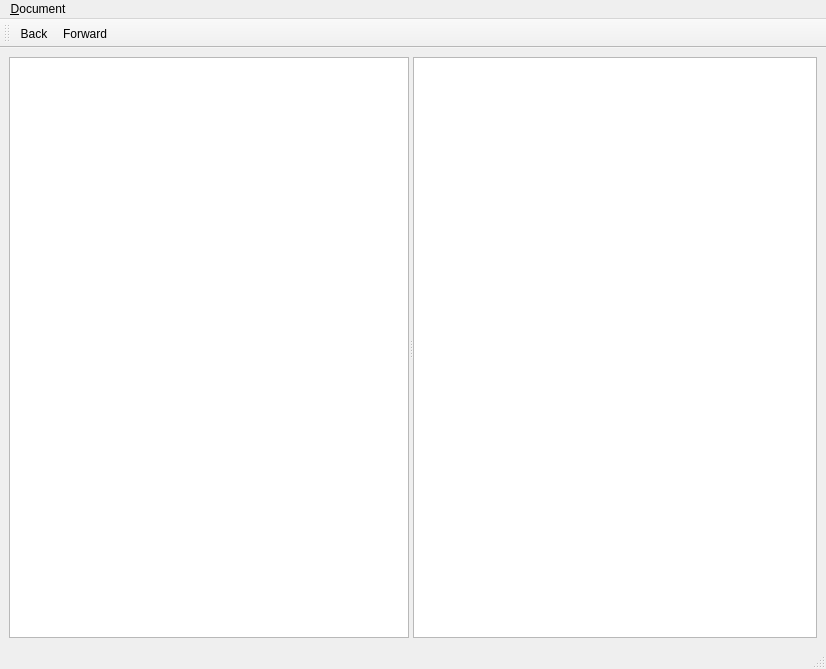
<ui version="4.0" >
 <class>HelpBrowser</class>
 <widget class="QMainWindow" name="HelpBrowser" >
  <property name="geometry" >
   <rect>
    <x>0</x>
    <y>0</y>
    <width>826</width>
    <height>669</height>
   </rect>
  </property>
  <property name="windowTitle" >
   <string>Sqliteman Help</string>
  </property>
  <widget class="QWidget" name="centralwidget" >
   <layout class="QGridLayout" >
    <property name="margin" >
     <number>9</number>
    </property>
    <property name="spacing" >
     <number>6</number>
    </property>
    <item row="0" column="0" >
     <widget class="QSplitter" name="splitter" >
      <property name="orientation" >
       <enum>Qt::Horizontal</enum>
      </property>
      <widget class="QTextBrowser" name="menuBrowser" >
       <property name="minimumSize" >
        <size>
         <width>200</width>
         <height>0</height>
        </size>
       </property>
       <property name="maximumSize" >
        <size>
         <width>400</width>
         <height>16777215</height>
        </size>
       </property>
      </widget>
      <widget class="QTextBrowser" name="textBrowser" >
       <property name="openExternalLinks" >
        <bool>true</bool>
       </property>
      </widget>
     </widget>
    </item>
   </layout>
  </widget>
  <widget class="QMenuBar" name="menubar" >
   <property name="geometry" >
    <rect>
     <x>0</x>
     <y>0</y>
     <width>826</width>
     <height>35</height>
    </rect>
   </property>
   <widget class="QMenu" name="menu_Document" >
    <property name="title" >
     <string>&amp;Document</string>
    </property>
    <addaction name="actionBack" />
    <addaction name="actionForward" />
    <addaction name="separator" />
    <addaction name="action_Close" />
   </widget>
   <addaction name="menu_Document" />
  </widget>
  <widget class="QStatusBar" name="statusbar" />
  <widget class="QToolBar" name="toolBar" >
   <property name="orientation" >
    <enum>Qt::Horizontal</enum>
   </property>
   <attribute name="toolBarArea" >
    <number>4</number>
   </attribute>
   <addaction name="actionBack" />
   <addaction name="actionForward" />
  </widget>
  <action name="actionBack" >
   <property name="text" >
    <string>&amp;Back</string>
   </property>
  </action>
  <action name="actionForward" >
   <property name="text" >
    <string>&amp;Forward</string>
   </property>
  </action>
  <action name="action_Close" >
   <property name="text" >
    <string>&amp;Close</string>
   </property>
  </action>
 </widget>
 <resources/>
 <connections/>
</ui>
